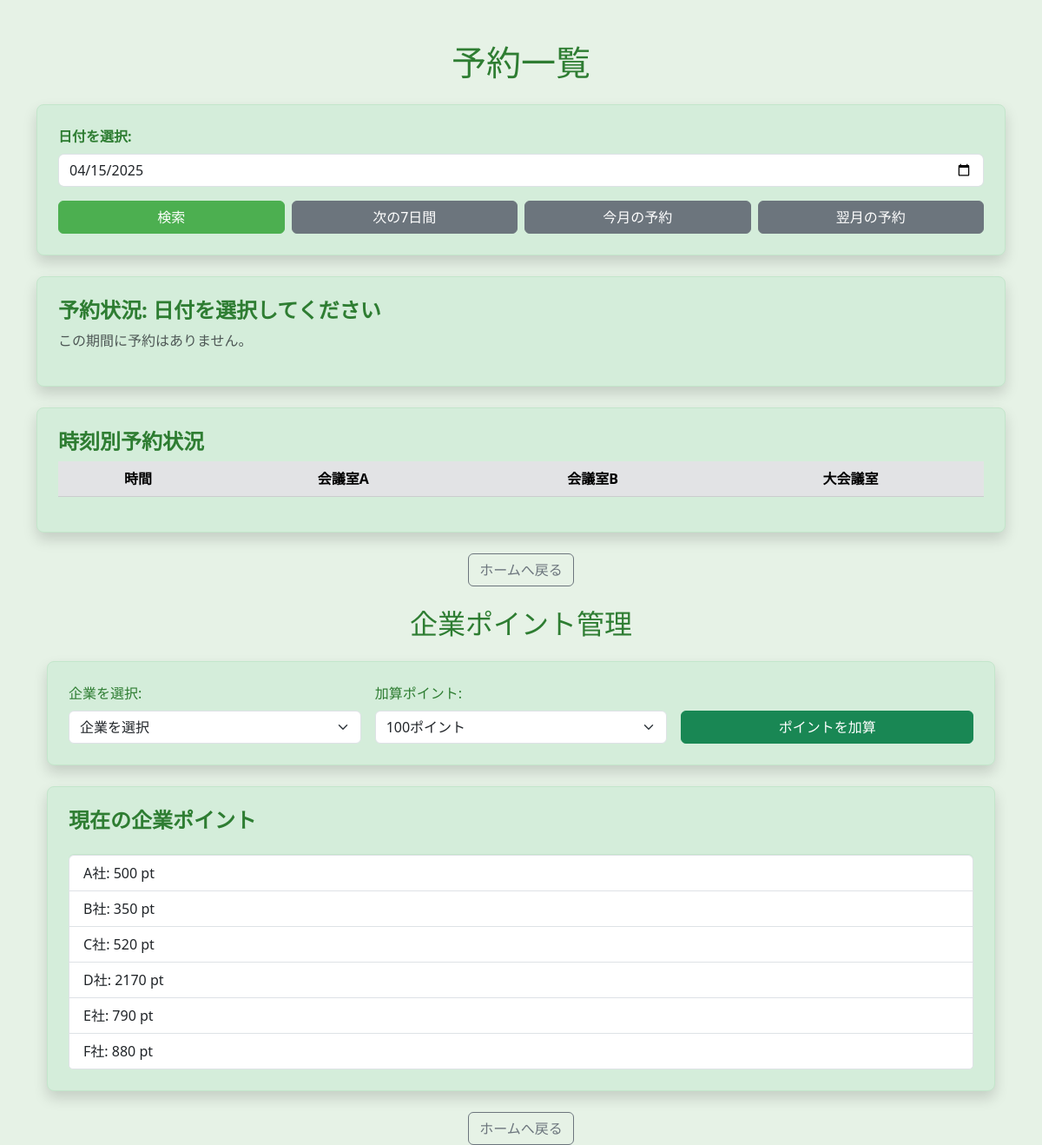
Page /reservations_list on the committed database.
### app.py (models this page shows)
class CompanyPoints(db.Model):
    id = db.Column(db.Integer, primary_key=True)
    company = db.Column(db.String(50), unique=True, nullable=False)
    points = db.Column(db.Integer, default=1000)

### app.py (the view, shortened to what this page needs)
@app.route('/reservations_list', methods=['GET'])
def reservations_list():
    date_param = request.args.get('date')
    range_type = request.args.get('range')
    reservations = []
    selected_date = None
    today = datetime.today().date()
    if range_type == "7days":
        end_date = today + timedelta(days=7)
        reservations = Reservation.query.filter(
            and_(Reservation.date >= today, Reservation.date <= end_date)
        ).order_by(Reservation.date, Reservation.start_time).all()
    elif range_type == "month":
        end_date = (today.replace(day=1) + timedelta(days=31))
        reservations = Reservation.query.filter(
            and_(Reservation.date >= today, Reservation.date < end_date)
        ).order_by(Reservation.date, Reservation.start_time).all()
    companies = ['A社', 'B社', 'C社', 'D社', 'E社', 'F社']
    company_points = {company: fetch_company_points(company) for company in companies}
    return render_template(
        'reservations_list.html',
        reservations=reservations,
        selected_date=selected_date,
        range_type=range_type,
        company_points=company_points
    )

### app.py (called while the page is built)
def fetch_company_points(company_name):
    company_record = CompanyPoints.query.filter_by(company=company_name).first()
    return company_record.points if company_record else 0

### templates/reservations_list.html (shortened to what this page needs)
<!DOCTYPE html>
<html lang="ja">
<head>
  <link href="https://cdn.jsdelivr.net/npm/bootstrap@5.3.0/dist/css/bootstrap.min.css" rel="stylesheet">
  <link href="https://cdn.jsdelivr.net/npm/fullcalendar@6.1.8/main.min.css" rel="stylesheet">
</head>
<body>
  <div class="container mt-5">
    <h1 class="text-center mb-4" style="color: #2e7d32;">予約一覧</h1>
    <div class="card shadow p-4 mb-4" style="background-color: #d4edda; border: 1px solid #c3e6cb; border-radius: 8px;">
      <form method="get" action="/reservations_list">
        <div class="mb-3">
          <label for="date" class="form-label fw-bold" style="color: #2e7d32;">日付を選択:</label>
          <input type="date" id="date" name="date" class="form-control" required>
        </div>
        <div class="d-flex gap-2">
          <button type="submit" class="btn btn-primary w-100" style="background-color: #4caf50; border-color: #4caf50;">検索</button>
          <a href="/reservations_list?range=7days" class="btn btn-secondary w-100">次の7日間</a>
          <a href="/reservations_list?range=month" class="btn btn-secondary w-100">今月の予約</a>
          <a href="/reservations_list?range=next_month" class="btn btn-secondary w-100">翌月の予約</a>
        </div>
      </form>
    </div>
    <div class="card shadow p-4 mt-4" style="background-color: #d4edda; border: 1px solid #c3e6cb; border-radius: 8px;">
      <h4 class="fw-bold" style="color: #2e7d32;">
        予約状況:
        {% if selected_date %}
          {{ selected_date }}
        {% else %}
          {% if range_type == "7days" %}
            次の7日間
          {% elif range_type == "month" %}
            今月の予約
          {% elif range_type == "next_month" %}
            翌月の予約
          {% else %}
            日付を選択してください
          {% endif %}
        {% endif %}
      </h4>
      {% if reservations %}
      <div class="table-responsive">
        <table class="table table-striped table-hover table-bordered mt-3">
          <thead class="table-dark">
            <tr>
              <th>予約日</th>
              <th>曜日</th>
              <th>企業名</th>
              <th>氏名</th>
              <th>社員番号</th>
              <th>会議室名</th>
              <th>開始時刻</th>
              <th>終了時刻</th>
              <th>ケータリング</th>
              <th>操作</th>
            </tr>
          </thead>
          <tbody>
            {% for reservation in reservations|sort(attribute='start_time')|sort(attribute='date') %}
            <tr class="
              {% if reservation.area == '会議室A' %}
                table-success
              {% elif reservation.area == '会議室B' %}
                table-success
              {% elif reservation.area == '大会議室' %}
                table-success
              {% else %}
                table-light
              {% endif %}">
              <td>{{ reservation.date }}</td>
              <td>
                {% set weekday = reservation.date.strftime('%A') %}
                {{ weekday | replace('Monday', '月') | replace('Tuesday', '火') | replace('Wednesday', '水') | replace('Thursday', '木') | replace('Friday', '金') | replace('Saturday', '土') | replace('Sunday', '日') }}
              </td>
              <td>{{ reservation.company }}</td>
              <td>{{ reservation.name }}</td>
              <td>{{ reservation.employee_id }}</td>
              <td>{{ reservation.area if reservation.area else "未設定" }}</td>
              <td>{{ reservation.start_time }}</td>
              <td>{{ reservation.end_time }}</td>
              <td>
                {% if reservation.catering_course %}
                  ○ ({{ reservation.catering_course }}円コース × {{ reservation.catering_people }})<br>
                  ビール: {{ reservation.beer_count|default(0)|int }}本 ({{ reservation.beer_count|default(0)|int * 250 }}円)<br>
                  {% set sparkling = reservation.wine_sparkling|default(0)|int %}
                  {% set white = reservation.wine_white|default(0)|int %}
                  {% set red = reservation.wine_red|default(0)|int %}
                  {% set wine_total = sparkling + white + red %}
                  ワイン: スパークリング: {{ sparkling }}本, 白: {{ white }}本, 赤: {{ red }}本 ({{ wine_total * 2000 }}円)<br>
                  {% set catering_total = (reservation.catering_course|int * reservation.catering_people|int)
                      + (reservation.beer_count|default(0)|int * 250)
                      + (wine_total * 2000) %}
                  総額: {{ catering_total }}円
                {% else %}
                  -
                {% endif %}
              </td>
              <td>
                <form action="{{ url_for('delete_reservation', reservation_id=reservation.id) }}" method="post">
                  <button type="submit" class="btn btn-danger btn-sm" onclick="return confirm('本当に削除しますか？');">削除</button>
                </form>
              </td>
            </tr>
            {% endfor %}
          </tbody>
        </table>
      </div>
      {% else %}
        <p class="text-muted">この期間に予約はありません。</p>
      {% endif %}
    </div>
    <div class="card shadow p-4 mt-4" style="background-color: #d4edda; border: 1px solid #c3e6cb; border-radius: 8px;">
      <h4 class="fw-bold" style="color: #2e7d32;">時刻別予約状況</h4>
      <div class="table-responsive">
        <table class="table text-center" id="reservation_grid">
          <thead class="table-secondary">
            <tr>
              <th>時間</th>
              {% set roomNames = ["会議室A", "会議室B", "大会議室"] %}
              {% for room in roomNames %}
              <th>{{ room }}</th>
              {% endfor %}
            </tr>
          </thead>
        </table>
      </div>
    </div>
    <div class="text-center mt-4">
      <a href="/reserve" class="btn btn-outline-secondary">ホームへ戻る</a>
    </div>
    <div class="container mt-4">
      <h2 class="text-center mb-4" style="color: #2e7d32;">企業ポイント管理</h2>
      <div class="card shadow p-4 mb-4" style="background-color: #d4edda; border: 1px solid #c3e6cb; border-radius: 8px;">
        <form id="addPointsForm" action="/add_points" method="post" class="row g-3">
          <div class="col-md-4">
            <label for="company_points_select" class="form-label" style="color: #2e7d32;">企業を選択:</label>
            <select name="company" id="company_points_select" class="form-select" required>
              <option value="">企業を選択</option>
            </select>
          </div>
          <div class="col-md-4">
            <label for="points" class="form-label" style="color: #2e7d32;">加算ポイント:</label>
            <select name="points" id="points" class="form-select" required>
              <option value="100">100ポイント</option>
            </select>
          </div>
          <div class="col-md-4 d-flex align-items-end">
            <button type="submit" class="btn btn-success w-100">ポイントを加算</button>
          </div>
        </form>
      </div>
      <div class="card shadow p-4" style="background-color: #d4edda; border: 1px solid #c3e6cb; border-radius: 8px;">
        <h4 class="fw-bold" style="color: #2e7d32;">現在の企業ポイント</h4>
        <ul id="company_points_list" class="list-group mt-3">
          {% for company, points in company_points.items() %}
            <li class="list-group-item">{{ company }}: {{ points }} pt</li>
          {% endfor %}
        </ul>
      </div>
    </div>
    <div class="text-center mt-4">
      <a href="/reserve" class="btn btn-outline-secondary">ホームへ戻る</a>
    </div>
  </div>
</body>
</html>

### templates/reservations_list.html (style rules this page uses)
body { background-color: #e6f2e6; }

### rows in the picture
CompanyPoints: company "A社", points "500"
CompanyPoints: company "B社", points "350"
CompanyPoints: company "C社", points "520"
CompanyPoints: company "D社", points "2170"
CompanyPoints: company "E社", points "790"
CompanyPoints: company "F社", points "880"

### other values in the picture
{{ room }} "会議室A" "会議室B" "大会議室"
